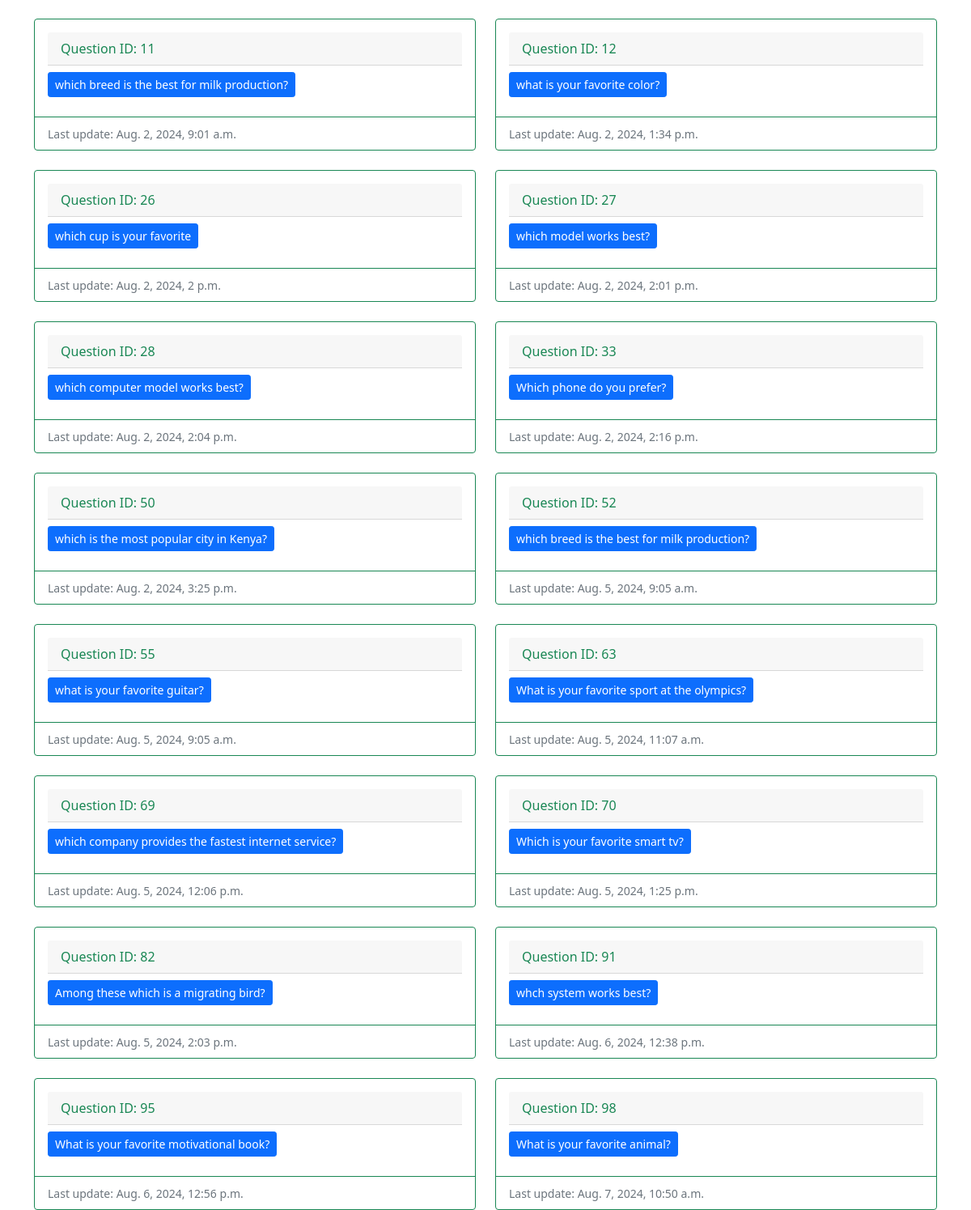
The page /users/available_questions/ (signed in, lower part) on the database as committed earlier.
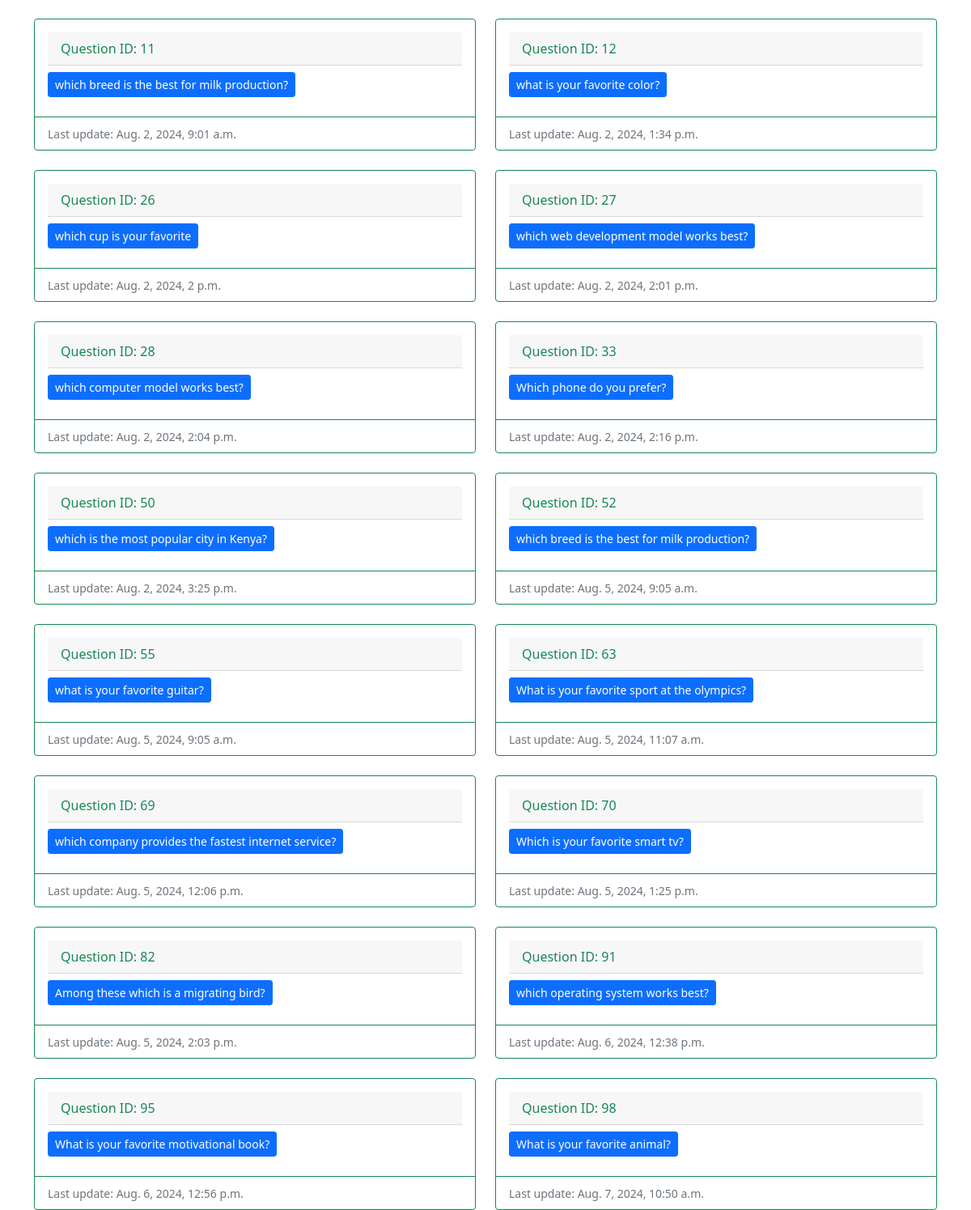
The same page on the database as committed later.
### polls/models.py (models this page shows, shortened)
class Question(models.Model):
    question_text = models.CharField(max_length=255, null=True, blank=True)
    poll = models.ForeignKey('Poll', on_delete=models.SET_NULL, null=True, blank=True)
    pub_date = models.DateTimeField("date published",default=timezone.now)
    posted_by = models.ForeignKey(User, on_delete=models.SET_NULL, null=True, blank=True)
    timestamp = models.DateTimeField(default=timezone.now)

### users/views.py (the view)
# urls.py: path('available_questions/', views.available_questions, name ='available_questions'),
@login_required
def available_questions(request):
    form = CreatePollForm()
    context = {'form' : form}
    context["questions"] = Question.objects.all()
    return render(request, 'users/available_questions.html', context)

### users/templates/users/available_questions.html (shortened to what this page needs)
{% extends 'base.html' %}
{% block content%}
<div class="row row-cols-1 row-cols-md-2 g-4">
    {% for question in questions %}
    <div class="col">
      <div class="card border-success">
        <div class="card-body">
            <div class="card-header text-success mb-2">Question ID: {{question.id}}</div>
          <h5 class="card-title">
            <a href="{% url 'users:create_poll_choice' question.id%}"
            class="btn btn-primary btn-sm">{{question.question_text}}</a>
          </h5>
        </div>
        <div class="card-footer bg-transparent border-success">
            <p class="card-text"><small class="text-muted">Last update: {{question.pub_date}}</small></p>
        </div>
      </div>
    </div>
    {% endfor %}
  </div>
{%endblock%}

Rows that differ between the two databases and show on the page:
changed Question id 27: question_text "which model works best?" → "which web development model works best?"
changed Question id 91: question_text "whch system works best?" → "which operating system works best?"
